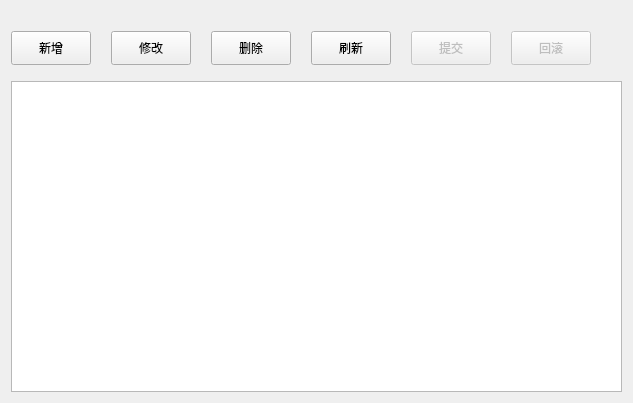
<?xml version="1.0" encoding="UTF-8"?>
<ui version="4.0">
 <class>SysDepartment</class>
 <widget class="QWidget" name="SysDepartment">
  <property name="geometry">
   <rect>
    <x>0</x>
    <y>0</y>
    <width>633</width>
    <height>403</height>
   </rect>
  </property>
  <property name="windowTitle">
   <string>Form</string>
  </property>
  <layout class="QHBoxLayout" name="horizontalLayout_2">
   <item>
    <layout class="QVBoxLayout" name="verticalLayout">
     <item>
      <layout class="QHBoxLayout" name="horizontalLayout">
       <property name="spacing">
        <number>20</number>
       </property>
       <property name="topMargin">
        <number>20</number>
       </property>
       <property name="bottomMargin">
        <number>10</number>
       </property>
       <item>
        <widget class="QPushButton" name="btn_insert">
         <property name="minimumSize">
          <size>
           <width>0</width>
           <height>34</height>
          </size>
         </property>
         <property name="text">
          <string>新增</string>
         </property>
        </widget>
       </item>
       <item>
        <widget class="QPushButton" name="btn_updata">
         <property name="minimumSize">
          <size>
           <width>0</width>
           <height>34</height>
          </size>
         </property>
         <property name="text">
          <string>修改</string>
         </property>
        </widget>
       </item>
       <item>
        <widget class="QPushButton" name="btn_delete">
         <property name="minimumSize">
          <size>
           <width>0</width>
           <height>34</height>
          </size>
         </property>
         <property name="text">
          <string>删除</string>
         </property>
        </widget>
       </item>
       <item>
        <widget class="QPushButton" name="btn_refresh">
         <property name="minimumSize">
          <size>
           <width>0</width>
           <height>34</height>
          </size>
         </property>
         <property name="text">
          <string>刷新</string>
         </property>
        </widget>
       </item>
       <item>
        <widget class="QPushButton" name="btn_submit">
         <property name="enabled">
          <bool>false</bool>
         </property>
         <property name="minimumSize">
          <size>
           <width>0</width>
           <height>34</height>
          </size>
         </property>
         <property name="text">
          <string>提交</string>
         </property>
        </widget>
       </item>
       <item>
        <widget class="QPushButton" name="btn_rollback">
         <property name="enabled">
          <bool>false</bool>
         </property>
         <property name="minimumSize">
          <size>
           <width>0</width>
           <height>34</height>
          </size>
         </property>
         <property name="text">
          <string>回滚</string>
         </property>
        </widget>
       </item>
       <item>
        <spacer name="horizontalSpacer">
         <property name="orientation">
          <enum>Qt::Horizontal</enum>
         </property>
         <property name="sizeHint" stdset="0">
          <size>
           <width>40</width>
           <height>20</height>
          </size>
         </property>
        </spacer>
       </item>
      </layout>
     </item>
     <item>
      <widget class="QTableView" name="tableView">
       <property name="frameShape">
        <enum>QFrame::StyledPanel</enum>
       </property>
       <property name="verticalScrollBarPolicy">
        <enum>Qt::ScrollBarAsNeeded</enum>
       </property>
       <property name="horizontalScrollBarPolicy">
        <enum>Qt::ScrollBarAsNeeded</enum>
       </property>
       <property name="sizeAdjustPolicy">
        <enum>QAbstractScrollArea::AdjustIgnored</enum>
       </property>
       <property name="alternatingRowColors">
        <bool>true</bool>
       </property>
       <property name="selectionMode">
        <enum>QAbstractItemView::SingleSelection</enum>
       </property>
       <property name="selectionBehavior">
        <enum>QAbstractItemView::SelectRows</enum>
       </property>
       <attribute name="horizontalHeaderMinimumSectionSize">
        <number>100</number>
       </attribute>
       <attribute name="horizontalHeaderDefaultSectionSize">
        <number>300</number>
       </attribute>
       <attribute name="horizontalHeaderStretchLastSection">
        <bool>true</bool>
       </attribute>
       <attribute name="verticalHeaderVisible">
        <bool>false</bool>
       </attribute>
       <attribute name="verticalHeaderDefaultSectionSize">
        <number>40</number>
       </attribute>
      </widget>
     </item>
    </layout>
   </item>
  </layout>
 </widget>
 <resources/>
 <connections/>
</ui>
